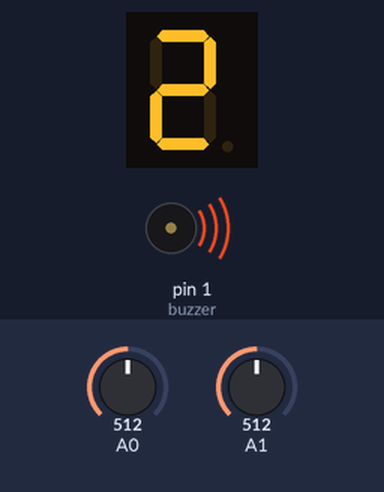
Bench run of a sketch on a simulated Arduino Uno, built with avr-gcc and run on an emulated ATmega328P. Shown: 1-digit seven-segment display, buzzer (waves = sounding). The test bench sets the inputs (shaded band); at power-on: A1 = 512, A0 = 512.

Above: at 1.3 s.
1.4 s: A1 set to 354
At 4.4 s:
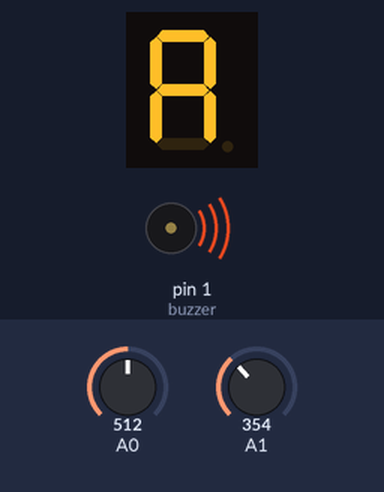
At 6.4 s:
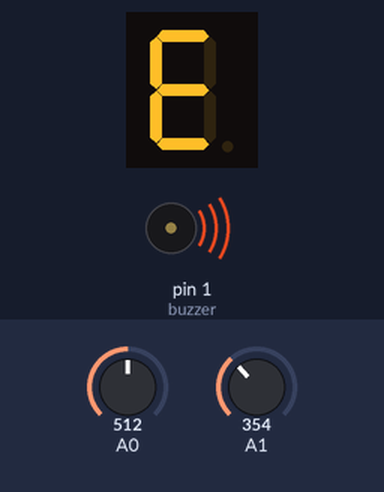
7.0 s: A1 set to 337
At 7.27 s:
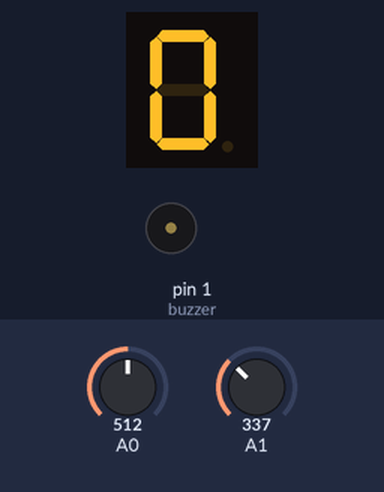
10.0 s: A0 set to 156
At 10.88 s:
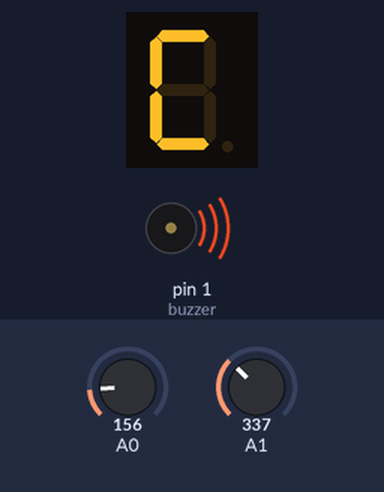
11.5 s: A0 set to 133
13.0 s: A0 set to 39
14.5 s: A0 set to 33
Timing chart, 0 to 17.0 s (numbered marks = the images above; inputs shaded):
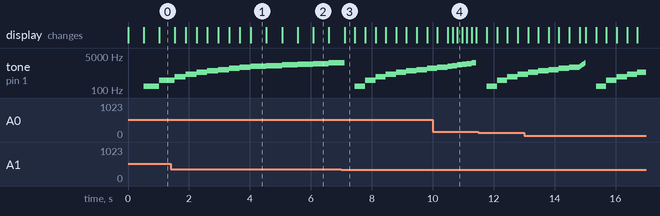

The sketch:

7_seg_single_display.ino
```cpp
#include "SevSeg.h"

SevSeg sevseg;


byte numDigits = 1;
byte digitPins[] = {};
byte segmentPins[] = {6, 5, 2, 3, 4, 7, 8, 9};
bool resistorsOnSegments = true;
byte hardwareConfig = COMMON_ANODE;
int displayDelay = 750;
int buzzer = 1; //pin for buzzer
int buzzerStep = 150;

void setup() {
    sevseg.begin(hardwareConfig, numDigits, digitPins, segmentPins, resistorsOnSegments);
}

void loop() {
  for(int i = 0; i < 10; ++i) {
  displayDelay = analogRead(A1);
  delay(1);
  tone(buzzer, buzzerStep * i);
  sevseg.setNumber(i);
  sevseg.refreshDisplay();
  delay(displayDelay);
  }
  for(int i = 0; i < 6; ++i) {
    switch(i) {
      case 0: {
        displayDelay = analogRead(A0);
        delay(1);
        tone(buzzer, buzzerStep * 10 + buzzerStep * i);
        sevseg.setChars("a");
        sevseg.refreshDisplay();
        delay(displayDelay);
        break;
      }
      case 1: {
        displayDelay = analogRead(A0);
        delay(1);
        tone(buzzer, buzzerStep * 10 + buzzerStep * i);
        sevseg.setChars("b");
        sevseg.refreshDisplay();
        delay(displayDelay);
        break;
      }
      case 2: {
        displayDelay = analogRead(A0);
        delay(1);
        tone(buzzer, buzzerStep * 10 + buzzerStep * i);
        sevseg.setChars("c");
        sevseg.refreshDisplay();
        delay(displayDelay);
        break;
      }
      case 3: {
        displayDelay = analogRead(A0);
        delay(1);
        tone(buzzer, buzzerStep * 10 + buzzerStep * i);
        sevseg.setChars("d");
        sevseg.refreshDisplay();
        delay(displayDelay);
        break;
      }
      case 4: {
        displayDelay = analogRead(A0);
        delay(1);
        tone(buzzer, buzzerStep * 10 + buzzerStep * i);
        sevseg.setChars("e");
        sevseg.refreshDisplay();
        delay(displayDelay);
        break;
      }
      case 5: {
        displayDelay = analogRead(A0);
        delay(1);
        tone(buzzer, buzzerStep * 10 + buzzerStep * i);
        sevseg.setChars("f");
        sevseg.refreshDisplay();
        delay(displayDelay);
        break;
      }
    }
  }
}
```

Measured:
- the behaviour switches between 346 and 345 on A1 (found by bisection; images 2 and 3)
- by itself, tone on pin 1 (buzzer): plays 450 Hz for 0.36 s, 600 Hz for 0.36 s, 750 Hz for 0.36 s, 900 Hz for 0.36 s, 1050 Hz for 0.36 s, 1200 Hz for 0.36 s … (13 notes in this stretch)
- what the display in image 1 shows lasts 0.5 s, from 4.0 s to 4.5 s
